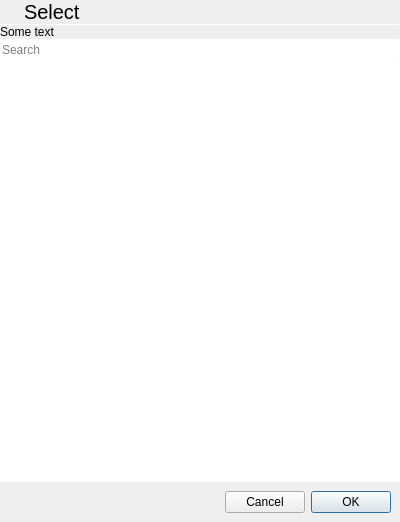
<?xml version="1.0" encoding="UTF-8"?>
<ui version="4.0">
 <class>SelectListDialog</class>
 <widget class="QWidget" name="SelectListDialog">
  <property name="geometry">
   <rect>
    <x>0</x>
    <y>0</y>
    <width>400</width>
    <height>522</height>
   </rect>
  </property>
  <property name="windowTitle">
   <string>Form</string>
  </property>
  <layout class="QVBoxLayout" name="verticalLayout">
   <property name="spacing">
    <number>0</number>
   </property>
   <property name="leftMargin">
    <number>0</number>
   </property>
   <property name="topMargin">
    <number>0</number>
   </property>
   <property name="rightMargin">
    <number>0</number>
   </property>
   <property name="bottomMargin">
    <number>0</number>
   </property>
   <item>
    <layout class="QHBoxLayout" name="horizontalLayout">
     <property name="spacing">
      <number>0</number>
     </property>
     <item>
      <widget class="QToolButton" name="cancelButton">
       <property name="sizePolicy">
        <sizepolicy hsizetype="Preferred" vsizetype="Preferred">
         <horstretch>0</horstretch>
         <verstretch>0</verstretch>
        </sizepolicy>
       </property>
       <property name="text">
        <string/>
       </property>
       <property name="icon">
        <iconset theme="go-previous" resource="../icons.qrc">
         <normaloff>:/icons/go-previous.svg</normaloff>:/icons/go-previous.svg</iconset>
       </property>
       <property name="autoRaise">
        <bool>true</bool>
       </property>
      </widget>
     </item>
     <item>
      <widget class="QLabel" name="titleLabel">
       <property name="sizePolicy">
        <sizepolicy hsizetype="Expanding" vsizetype="Preferred">
         <horstretch>0</horstretch>
         <verstretch>0</verstretch>
        </sizepolicy>
       </property>
       <property name="font">
        <font>
         <pointsize>15</pointsize>
        </font>
       </property>
       <property name="text">
        <string notr="true">Select</string>
       </property>
       <property name="margin">
        <number>9</number>
       </property>
      </widget>
     </item>
     <item>
      <widget class="QToolButton" name="acceptButton">
       <property name="sizePolicy">
        <sizepolicy hsizetype="Preferred" vsizetype="Preferred">
         <horstretch>0</horstretch>
         <verstretch>0</verstretch>
        </sizepolicy>
       </property>
       <property name="toolTip">
        <string>OK</string>
       </property>
       <property name="text">
        <string/>
       </property>
       <property name="icon">
        <iconset theme="dialog-ok" resource="../icons.qrc">
         <normaloff>:/icons/dialog-ok.svg</normaloff>:/icons/dialog-ok.svg</iconset>
       </property>
       <property name="autoRaise">
        <bool>true</bool>
       </property>
      </widget>
     </item>
    </layout>
   </item>
   <item>
    <widget class="Line" name="line">
     <property name="maximumSize">
      <size>
       <width>16777215</width>
       <height>1</height>
      </size>
     </property>
     <property name="orientation">
      <enum>Qt::Horizontal</enum>
     </property>
    </widget>
   </item>
   <item>
    <widget class="QLabel" name="textLabel">
     <property name="text">
      <string notr="true">Some text</string>
     </property>
     <property name="margin">
      <number>9</number>
     </property>
    </widget>
   </item>
   <item>
    <widget class="Line" name="line_2">
     <property name="maximumSize">
      <size>
       <width>16777215</width>
       <height>1</height>
      </size>
     </property>
     <property name="orientation">
      <enum>Qt::Horizontal</enum>
     </property>
    </widget>
   </item>
   <item>
    <widget class="QLineEdit" name="searchEdit">
     <property name="frame">
      <bool>false</bool>
     </property>
     <property name="placeholderText">
      <string>Search</string>
     </property>
     <property name="clearButtonEnabled">
      <bool>true</bool>
     </property>
    </widget>
   </item>
   <item>
    <widget class="Line" name="line_3">
     <property name="maximumSize">
      <size>
       <width>16777215</width>
       <height>1</height>
      </size>
     </property>
     <property name="orientation">
      <enum>Qt::Horizontal</enum>
     </property>
    </widget>
   </item>
   <item>
    <widget class="QListWidget" name="listOptions">
     <property name="frameShape">
      <enum>QFrame::NoFrame</enum>
     </property>
    </widget>
   </item>
   <item>
    <widget class="QWidget" name="windowControlsMac" native="true">
     <layout class="QHBoxLayout" name="horizontalLayout_2">
      <item>
       <spacer name="horizontalSpacer">
        <property name="orientation">
         <enum>Qt::Horizontal</enum>
        </property>
        <property name="sizeHint" stdset="0">
         <size>
          <width>40</width>
          <height>20</height>
         </size>
        </property>
       </spacer>
      </item>
      <item>
       <widget class="QPushButton" name="pushButton">
        <property name="text">
         <string>Cancel</string>
        </property>
       </widget>
      </item>
      <item>
       <widget class="QPushButton" name="macAcceptButton">
        <property name="text">
         <string>OK</string>
        </property>
        <property name="autoDefault">
         <bool>true</bool>
        </property>
        <property name="default">
         <bool>true</bool>
        </property>
       </widget>
      </item>
     </layout>
    </widget>
   </item>
  </layout>
 </widget>
 <resources>
  <include location="../icons.qrc"/>
 </resources>
 <connections>
  <connection>
   <sender>pushButton</sender>
   <signal>clicked()</signal>
   <receiver>cancelButton</receiver>
   <slot>click()</slot>
   <hints>
    <hint type="sourcelabel">
     <x>256</x>
     <y>284</y>
    </hint>
    <hint type="destinationlabel">
     <x>15</x>
     <y>26</y>
    </hint>
   </hints>
  </connection>
  <connection>
   <sender>macAcceptButton</sender>
   <signal>clicked()</signal>
   <receiver>acceptButton</receiver>
   <slot>click()</slot>
   <hints>
    <hint type="sourcelabel">
     <x>350</x>
     <y>273</y>
    </hint>
    <hint type="destinationlabel">
     <x>389</x>
     <y>30</y>
    </hint>
   </hints>
  </connection>
 </connections>
</ui>
